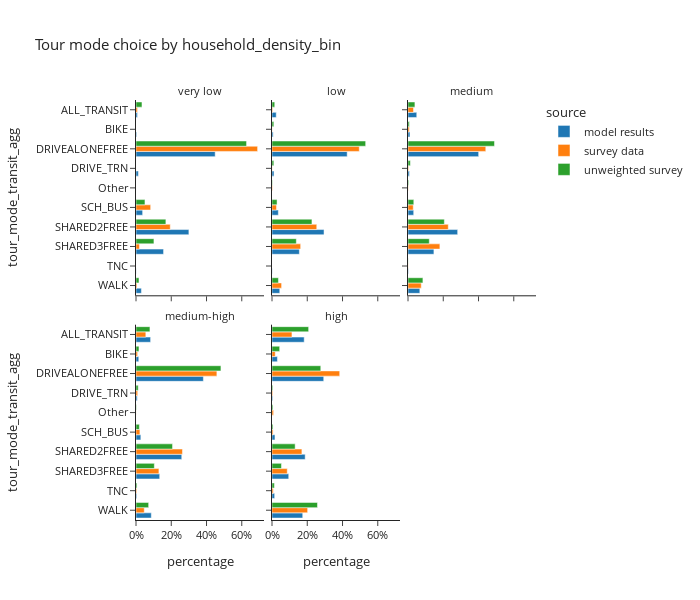
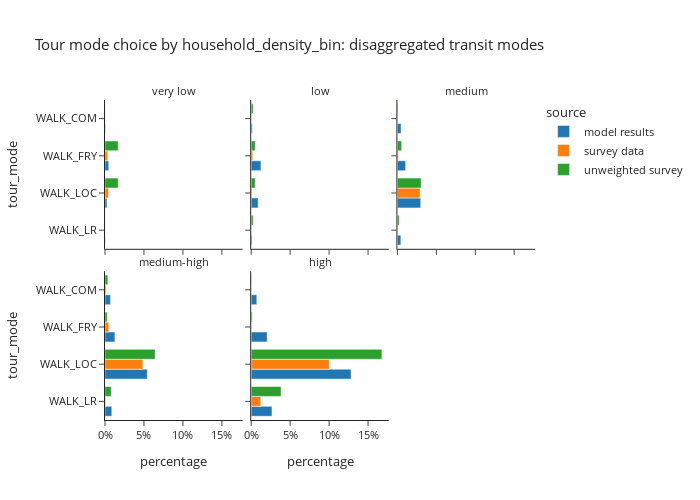

The cell these charts' notebook holds for them, in order:
### Code cell
plot_mode_choice(tour_mode_data,'household_density_bin',3,600)
plot_mode_choice_transit(tour_mode_data,'household_density_bin',3,500)

### Figure 1 — Plotly figure (JSON) as saved in the notebook; plotly's stock layout.template omitted (floating-point values rounded to 4 significant figures)
{"data": [{"alignmentgroup": "True", "hovertemplate": "source=model results<br>household_density_bin=very low<br>percentage=%{x}<br>tour_mode_transit_agg=%{y}<extra></extra>", "legendgroup": "model results", "marker": {"color": "#1F77B4", "pattern": {"shape": ""}}, "name": "model results", "offsetgroup": "model results", "orientation": "h", "showlegend": true, "textposition": "auto", "type": "bar", "x": [0.008206, 0.003947, 0.4491, 0.01351, 0.0, 0.03758, 0.3, 0.1563, 0.0007421, 0.03061], "xaxis": "x4", "y": ["ALL_TRANSIT", "BIKE", "DRIVEALONEFREE", "DRIVE_TRN", "Other", "SCH_BUS", "SHARED2FREE", "SHARED3FREE", "TNC", "WALK"], "yaxis": "y4"}, {"alignmentgroup": "True", "hovertemplate": "source=model results<br>household_density_bin=low<br>percentage=%{x}<br>tour_mode_transit_agg=%{y}<extra></extra>", "legendgroup": "model results", "marker": {"color": "#1F77B4", "pattern": {"shape": ""}}, "name": "model results", "offsetgroup": "model results", "orientation": "h", "showlegend": false, "textposition": "auto", "type": "bar", "x": [0.02402, 0.006604, 0.4264, 0.01143, 0.0, 0.03592, 0.2951, 0.1552, 0.001261, 0.04401], "xaxis": "x5", "y": ["ALL_TRANSIT", "BIKE", "DRIVEALONEFREE", "DRIVE_TRN", "Other", "SCH_BUS", "SHARED2FREE", "SHARED3FREE", "TNC", "WALK"], "yaxis": "y5"}, {"alignmentgroup": "True", "hovertemplate": "source=model results<br>household_density_bin=medium<br>percentage=%{x}<br>tour_mode_transit_agg=%{y}<extra></extra>", "legendgroup": "model results", "marker": {"color": "#1F77B4", "pattern": {"shape": ""}}, "name": "model results", "offsetgroup": "model results", "orientation": "h", "showlegend": false, "textposition": "auto", "type": "bar", "x": [0.04963, 0.01112, 0.4008, 0.008101, 0.0, 0.03231, 0.2817, 0.147, 0.002347, 0.06711], "xaxis": "x6", "y": ["ALL_TRANSIT", "BIKE", "DRIVEALONEFREE", "DRIVE_TRN", "Other", "SCH_BUS", "SHARED2FREE", "SHARED3FREE", "TNC", "WALK"], "yaxis": "y6"}, {"alignmentgroup": "True", "hovertemplate": "source=model results<br>household_density_bin=medium-high<br>percentage=%{x}<br>tour_mode_transit_agg=%{y}<extra></extra>", "legendgroup": "model results", "marker": {"color": "#1F77B4", "pattern": {"shape": ""}}, "name": "model results", "offsetgroup": "model results", "orientation": "h", "showlegend": false, "textposition": "auto", "type": "bar", "x": [0.08281, 0.01574, 0.3822, 0.006922, 0.0, 0.02742, 0.2595, 0.1344, 0.004221, 0.08681], "xaxis": "x", "y": ["ALL_TRANSIT", "BIKE", "DRIVEALONEFREE", "DRIVE_TRN", "Other", "SCH_BUS", "SHARED2FREE", "SHARED3FREE", "TNC", "WALK"], "yaxis": "y"}, {"alignmentgroup": "True", "hovertemplate": "source=model results<br>household_density_bin=high<br>percentage=%{x}<br>tour_mode_transit_agg=%{y}<extra></extra>", "legendgroup": "model results", "marker": {"color": "#1F77B4", "pattern": {"shape": ""}}, "name": "model results", "offsetgroup": "model results", "orientation": "h", "showlegend": false, "textposition": "auto", "type": "bar", "x": [0.1826, 0.03065, 0.2934, 0.004114, 0.0, 0.01688, 0.1881, 0.09485, 0.01504, 0.1743], "xaxis": "x2", "y": ["ALL_TRANSIT", "BIKE", "DRIVEALONEFREE", "DRIVE_TRN", "Other", "SCH_BUS", "SHARED2FREE", "SHARED3FREE", "TNC", "WALK"], "yaxis": "y2"}, {"alignmentgroup": "True", "hovertemplate": "source=survey data<br>household_density_bin=very low<br>percentage=%{x}<br>tour_mode_transit_agg=%{y}<extra></extra>", "legendgroup": "survey data", "marker": {"color": "#FF7F0E", "pattern": {"shape": ""}}, "name": "survey data", "offsetgroup": "survey data", "orientation": "h", "showlegend": true, "textposition": "auto", "type": "bar", "x": [0.008246, 0.0, 0.6897, 0.0, 0.0, 0.08317, 0.1942, 0.01955, 0.0, 0.005103], "xaxis": "x4", "y": ["ALL_TRANSIT", "BIKE", "DRIVEALONEFREE", "DRIVE_TRN", "Other", "SCH_BUS", "SHARED2FREE", "SHARED3FREE", "TNC", "WALK"], "yaxis": "y4"}, {"alignmentgroup": "True", "hovertemplate": "source=survey data<br>household_density_bin=low<br>percentage=%{x}<br>tour_mode_transit_agg=%{y}<extra></extra>", "legendgroup": "survey data", "marker": {"color": "#FF7F0E", "pattern": {"shape": ""}}, "name": "survey data", "offsetgroup": "survey data", "orientation": "h", "showlegend": false, "textposition": "auto", "type": "bar", "x": [0.003793, 0.0008839, 0.495, 0.0009694, 0.002982, 0.02552, 0.2539, 0.1625, 0.0, 0.05446], "xaxis": "x5", "y": ["ALL_TRANSIT", "BIKE", "DRIVEALONEFREE", "DRIVE_TRN", "Other", "SCH_BUS", "SHARED2FREE", "SHARED3FREE", "TNC", "WALK"], "yaxis": "y5"}, {"alignmentgroup": "True", "hovertemplate": "source=survey data<br>household_density_bin=medium<br>percentage=%{x}<br>tour_mode_transit_agg=%{y}<extra></extra>", "legendgroup": "survey data", "marker": {"color": "#FF7F0E", "pattern": {"shape": ""}}, "name": "survey data", "offsetgroup": "survey data", "orientation": "h", "showlegend": false, "textposition": "auto", "type": "bar", "x": [0.03106, 0.007623, 0.4412, 0.003531, 0.001464, 0.02971, 0.2285, 0.1809, 0.0009514, 0.07519], "xaxis": "x6", "y": ["ALL_TRANSIT", "BIKE", "DRIVEALONEFREE", "DRIVE_TRN", "Other", "SCH_BUS", "SHARED2FREE", "SHARED3FREE", "TNC", "WALK"], "yaxis": "y6"}, {"alignmentgroup": "True", "hovertemplate": "source=survey data<br>household_density_bin=medium-high<br>percentage=%{x}<br>tour_mode_transit_agg=%{y}<extra></extra>", "legendgroup": "survey data", "marker": {"color": "#FF7F0E", "pattern": {"shape": ""}}, "name": "survey data", "offsetgroup": "survey data", "orientation": "h", "showlegend": false, "textposition": "auto", "type": "bar", "x": [0.05575, 0.009021, 0.4588, 0.00954, 0.0004731, 0.02202, 0.2636, 0.1299, 0.004069, 0.04688], "xaxis": "x", "y": ["ALL_TRANSIT", "BIKE", "DRIVEALONEFREE", "DRIVE_TRN", "Other", "SCH_BUS", "SHARED2FREE", "SHARED3FREE", "TNC", "WALK"], "yaxis": "y"}, {"alignmentgroup": "True", "hovertemplate": "source=survey data<br>household_density_bin=high<br>percentage=%{x}<br>tour_mode_transit_agg=%{y}<extra></extra>", "legendgroup": "survey data", "marker": {"color": "#FF7F0E", "pattern": {"shape": ""}}, "name": "survey data", "offsetgroup": "survey data", "orientation": "h", "showlegend": false, "textposition": "auto", "type": "bar", "x": [0.1132, 0.01826, 0.3841, 0.004043, 0.009084, 0.006087, 0.1696, 0.08647, 0.007074, 0.2022], "xaxis": "x2", "y": ["ALL_TRANSIT", "BIKE", "DRIVEALONEFREE", "DRIVE_TRN", "Other", "SCH_BUS", "SHARED2FREE", "SHARED3FREE", "TNC", "WALK"], "yaxis": "y2"}, {"alignmentgroup": "True", "hovertemplate": "source=unweighted survey<br>household_density_bin=very low<br>percentage=%{x}<br>tour_mode_transit_agg=%{y}<extra></extra>", "legendgroup": "unweighted survey", "marker": {"color": "#2CA02C", "pattern": {"shape": ""}}, "name": "unweighted survey", "offsetgroup": "unweighted survey", "orientation": "h", "showlegend": true, "textposition": "auto", "type": "bar", "x": [0.0339, 0.0, 0.6271, 0.0, 0.0, 0.05085, 0.1695, 0.1017, 0.0, 0.01695], "xaxis": "x4", "y": ["ALL_TRANSIT", "BIKE", "DRIVEALONEFREE", "DRIVE_TRN", "Other", "SCH_BUS", "SHARED2FREE", "SHARED3FREE", "TNC", "WALK"], "yaxis": "y4"}, {"alignmentgroup": "True", "hovertemplate": "source=unweighted survey<br>household_density_bin=low<br>percentage=%{x}<br>tour_mode_transit_agg=%{y}<extra></extra>", "legendgroup": "unweighted survey", "marker": {"color": "#2CA02C", "pattern": {"shape": ""}}, "name": "unweighted survey", "offsetgroup": "unweighted survey", "orientation": "h", "showlegend": false, "textposition": "auto", "type": "bar", "x": [0.01562, 0.01042, 0.5312, 0.01042, 0.002604, 0.02865, 0.2266, 0.138, 0.0, 0.03646], "xaxis": "x5", "y": ["ALL_TRANSIT", "BIKE", "DRIVEALONEFREE", "DRIVE_TRN", "Other", "SCH_BUS", "SHARED2FREE", "SHARED3FREE", "TNC", "WALK"], "yaxis": "y5"}, {"alignmentgroup": "True", "hovertemplate": "source=unweighted survey<br>household_density_bin=medium<br>percentage=%{x}<br>tour_mode_transit_agg=%{y}<extra></extra>", "legendgroup": "unweighted survey", "marker": {"color": "#2CA02C", "pattern": {"shape": ""}}, "name": "unweighted survey", "offsetgroup": "unweighted survey", "orientation": "h", "showlegend": false, "textposition": "auto", "type": "bar", "x": [0.03918, 0.007837, 0.4906, 0.01332, 0.003918, 0.03292, 0.2061, 0.1207, 0.0007837, 0.08464], "xaxis": "x6", "y": ["ALL_TRANSIT", "BIKE", "DRIVEALONEFREE", "DRIVE_TRN", "Other", "SCH_BUS", "SHARED2FREE", "SHARED3FREE", "TNC", "WALK"], "yaxis": "y6"}, {"alignmentgroup": "True", "hovertemplate": "source=unweighted survey<br>household_density_bin=medium-high<br>percentage=%{x}<br>tour_mode_transit_agg=%{y}<extra></extra>", "legendgroup": "unweighted survey", "marker": {"color": "#2CA02C", "pattern": {"shape": ""}}, "name": "unweighted survey", "offsetgroup": "unweighted survey", "orientation": "h", "showlegend": false, "textposition": "auto", "type": "bar", "x": [0.07906, 0.01684, 0.4817, 0.01245, 0.002196, 0.01903, 0.2072, 0.104, 0.005857, 0.07174], "xaxis": "x", "y": ["ALL_TRANSIT", "BIKE", "DRIVEALONEFREE", "DRIVE_TRN", "Other", "SCH_BUS", "SHARED2FREE", "SHARED3FREE", "TNC", "WALK"], "yaxis": "y"}, {"alignmentgroup": "True", "hovertemplate": "source=unweighted survey<br>household_density_bin=high<br>percentage=%{x}<br>tour_mode_transit_agg=%{y}<extra></extra>", "legendgroup": "unweighted survey", "marker": {"color": "#2CA02C", "pattern": {"shape": ""}}, "name": "unweighted survey", "offsetgroup": "unweighted survey", "orientation": "h", "showlegend": false, "textposition": "auto", "type": "bar", "x": [0.2078, 0.04348, 0.2766, 0.004577, 0.005436, 0.005722, 0.1313, 0.05364, 0.01345, 0.2579], "xaxis": "x2", "y": ["ALL_TRANSIT", "BIKE", "DRIVEALONEFREE", "DRIVE_TRN", "Other", "SCH_BUS", "SHARED2FREE", "SHARED3FREE", "TNC", "WALK"], "yaxis": "y2"}], "layout": {"annotations": [{"font": {}, "showarrow": false, "text": "medium-high", "x": 0.16, "xanchor": "center", "xref": "paper", "y": 0.465, "yanchor": "bottom", "yref": "paper"}, {"font": {}, "showarrow": false, "text": "high", "x": 0.5, "xanchor": "center", "xref": "paper", "y": 0.465, "yanchor": "bottom", "yref": "paper"}, {"font": {}, "showarrow": false, "text": "very low", "x": 0.16, "xanchor": "center", "xref": "paper", "y": 1.0, "yanchor": "bottom", "yref": "paper"}, {"font": {}, "showarrow": false, "text": "low", "x": 0.5, "xanchor": "center", "xref": "paper", "y": 1.0, "yanchor": "bottom", "yref": "paper"}, {"font": {}, "showarrow": false, "text": "medium", "x": 0.84, "xanchor": "center", "xref": "paper", "y": 1.0, "yanchor": "bottom", "yref": "paper"}], "barmode": "group", "font": {"size": 11}, "height": 600, "legend": {"title": {"text": "source"}, "tracegroupgap": 0}, "title": {"text": "Tour mode choice by household_density_bin"}, "width": 700, "xaxis": {"anchor": "y", "domain": [0.0, 0.32], "tickformat": ".0%", "title": {"text": "percentage"}}, "xaxis2": {"anchor": "y2", "domain": [0.34, 0.66], "matches": "x", "tickformat": ".0%", "title": {"text": "percentage"}}, "xaxis3": {"anchor": "y3", "domain": [0.68, 1.0], "matches": "x", "title": {"text": "percentage"}}, "xaxis4": {"anchor": "y4", "domain": [0.0, 0.32], "matches": "x", "showticklabels": false}, "xaxis5": {"anchor": "y5", "domain": [0.34, 0.66], "matches": "x", "showticklabels": false}, "xaxis6": {"anchor": "y6", "domain": [0.68, 1.0], "matches": "x", "showticklabels": false}, "yaxis": {"anchor": "x", "categoryarray": ["WALK", "TNC", "SHARED3FREE", "SHARED2FREE", "SCH_BUS", "Other", "DRIVE_TRN", "DRIVEALONEFREE", "BIKE", "ALL_TRANSIT"], "categoryorder": "array", "domain": [0.0, 0.465], "title": {"text": "tour_mode_transit_agg"}}, "yaxis2": {"anchor": "x2", "domain": [0.0, 0.465], "matches": "y", "showticklabels": false}, "yaxis3": {"anchor": "x3", "domain": [0.0, 0.465], "matches": "y", "showticklabels": false}, "yaxis4": {"anchor": "x4", "categoryarray": ["WALK", "TNC", "SHARED3FREE", "SHARED2FREE", "SCH_BUS", "Other", "DRIVE_TRN", "DRIVEALONEFREE", "BIKE", "ALL_TRANSIT"], "categoryorder": "array", "domain": [0.535, 1.0], "matches": "y", "title": {"text": "tour_mode_transit_agg"}}, "yaxis5": {"anchor": "x5", "domain": [0.535, 1.0], "matches": "y", "showticklabels": false}, "yaxis6": {"anchor": "x6", "domain": [0.535, 1.0], "matches": "y", "showticklabels": false}}}

### Figure 2 — Plotly figure (JSON) as saved in the notebook; plotly's stock layout.template omitted (floating-point values rounded to 4 significant figures)
{"data": [{"alignmentgroup": "True", "hovertemplate": "source=model results<br>household_density_bin=very low<br>percentage=%{x}<br>tour_mode=%{y}<extra></extra>", "legendgroup": "model results", "marker": {"color": "#1F77B4", "pattern": {"shape": ""}}, "name": "model results", "offsetgroup": "model results", "orientation": "h", "showlegend": true, "textposition": "auto", "type": "bar", "x": [0.000527, 0.004824, 0.002565, 0.0002904], "xaxis": "x4", "y": ["WALK_COM", "WALK_FRY", "WALK_LOC", "WALK_LR"], "yaxis": "y4"}, {"alignmentgroup": "True", "hovertemplate": "source=model results<br>household_density_bin=low<br>percentage=%{x}<br>tour_mode=%{y}<extra></extra>", "legendgroup": "model results", "marker": {"color": "#1F77B4", "pattern": {"shape": ""}}, "name": "model results", "offsetgroup": "model results", "orientation": "h", "showlegend": false, "textposition": "auto", "type": "bar", "x": [0.001454, 0.01251, 0.008889, 0.001159], "xaxis": "x5", "y": ["WALK_COM", "WALK_FRY", "WALK_LOC", "WALK_LR"], "yaxis": "y5"}, {"alignmentgroup": "True", "hovertemplate": "source=model results<br>household_density_bin=medium<br>percentage=%{x}<br>tour_mode=%{y}<extra></extra>", "legendgroup": "model results", "marker": {"color": "#1F77B4", "pattern": {"shape": ""}}, "name": "model results", "offsetgroup": "model results", "orientation": "h", "showlegend": false, "textposition": "auto", "type": "bar", "x": [0.004681, 0.01056, 0.02993, 0.004462], "xaxis": "x6", "y": ["WALK_COM", "WALK_FRY", "WALK_LOC", "WALK_LR"], "yaxis": "y6"}, {"alignmentgroup": "True", "hovertemplate": "source=model results<br>household_density_bin=medium-high<br>percentage=%{x}<br>tour_mode=%{y}<extra></extra>", "legendgroup": "model results", "marker": {"color": "#1F77B4", "pattern": {"shape": ""}}, "name": "model results", "offsetgroup": "model results", "orientation": "h", "showlegend": false, "textposition": "auto", "type": "bar", "x": [0.006992, 0.01275, 0.05435, 0.008714], "xaxis": "x", "y": ["WALK_COM", "WALK_FRY", "WALK_LOC", "WALK_LR"], "yaxis": "y"}, {"alignmentgroup": "True", "hovertemplate": "source=model results<br>household_density_bin=high<br>percentage=%{x}<br>tour_mode=%{y}<extra></extra>", "legendgroup": "model results", "marker": {"color": "#1F77B4", "pattern": {"shape": ""}}, "name": "model results", "offsetgroup": "model results", "orientation": "h", "showlegend": false, "textposition": "auto", "type": "bar", "x": [0.007211, 0.02054, 0.1282, 0.02665], "xaxis": "x2", "y": ["WALK_COM", "WALK_FRY", "WALK_LOC", "WALK_LR"], "yaxis": "y2"}, {"alignmentgroup": "True", "hovertemplate": "source=survey data<br>household_density_bin=very low<br>percentage=%{x}<br>tour_mode=%{y}<extra></extra>", "legendgroup": "survey data", "marker": {"color": "#FF7F0E", "pattern": {"shape": ""}}, "name": "survey data", "offsetgroup": "survey data", "orientation": "h", "showlegend": true, "textposition": "auto", "type": "bar", "x": [0.0, 0.003643, 0.004603, 0.0], "xaxis": "x4", "y": ["WALK_COM", "WALK_FRY", "WALK_LOC", "WALK_LR"], "yaxis": "y4"}, {"alignmentgroup": "True", "hovertemplate": "source=survey data<br>household_density_bin=low<br>percentage=%{x}<br>tour_mode=%{y}<extra></extra>", "legendgroup": "survey data", "marker": {"color": "#FF7F0E", "pattern": {"shape": ""}}, "name": "survey data", "offsetgroup": "survey data", "orientation": "h", "showlegend": false, "textposition": "auto", "type": "bar", "x": [0.0002758, 0.002086, 0.001096, 0.0003356], "xaxis": "x5", "y": ["WALK_COM", "WALK_FRY", "WALK_LOC", "WALK_LR"], "yaxis": "y5"}, {"alignmentgroup": "True", "hovertemplate": "source=survey data<br>household_density_bin=medium<br>percentage=%{x}<br>tour_mode=%{y}<extra></extra>", "legendgroup": "survey data", "marker": {"color": "#FF7F0E", "pattern": {"shape": ""}}, "name": "survey data", "offsetgroup": "survey data", "orientation": "h", "showlegend": false, "textposition": "auto", "type": "bar", "x": [5.356e-05, 0.00144, 0.02908, 0.0004865], "xaxis": "x6", "y": ["WALK_COM", "WALK_FRY", "WALK_LOC", "WALK_LR"], "yaxis": "y6"}, {"alignmentgroup": "True", "hovertemplate": "source=survey data<br>household_density_bin=medium-high<br>percentage=%{x}<br>tour_mode=%{y}<extra></extra>", "legendgroup": "survey data", "marker": {"color": "#FF7F0E", "pattern": {"shape": ""}}, "name": "survey data", "offsetgroup": "survey data", "orientation": "h", "showlegend": false, "textposition": "auto", "type": "bar", "x": [0.001413, 0.00486, 0.04858, 0.0008928], "xaxis": "x", "y": ["WALK_COM", "WALK_FRY", "WALK_LOC", "WALK_LR"], "yaxis": "y"}, {"alignmentgroup": "True", "hovertemplate": "source=survey data<br>household_density_bin=high<br>percentage=%{x}<br>tour_mode=%{y}<extra></extra>", "legendgroup": "survey data", "marker": {"color": "#FF7F0E", "pattern": {"shape": ""}}, "name": "survey data", "offsetgroup": "survey data", "orientation": "h", "showlegend": false, "textposition": "auto", "type": "bar", "x": [0.0001123, 0.0004833, 0.1003, 0.01235], "xaxis": "x2", "y": ["WALK_COM", "WALK_FRY", "WALK_LOC", "WALK_LR"], "yaxis": "y2"}, {"alignmentgroup": "True", "hovertemplate": "source=unweighted survey<br>household_density_bin=very low<br>percentage=%{x}<br>tour_mode=%{y}<extra></extra>", "legendgroup": "unweighted survey", "marker": {"color": "#2CA02C", "pattern": {"shape": ""}}, "name": "unweighted survey", "offsetgroup": "unweighted survey", "orientation": "h", "showlegend": true, "textposition": "auto", "type": "bar", "x": [0.0, 0.01695, 0.01695, 0.0], "xaxis": "x4", "y": ["WALK_COM", "WALK_FRY", "WALK_LOC", "WALK_LR"], "yaxis": "y4"}, {"alignmentgroup": "True", "hovertemplate": "source=unweighted survey<br>household_density_bin=low<br>percentage=%{x}<br>tour_mode=%{y}<extra></extra>", "legendgroup": "unweighted survey", "marker": {"color": "#2CA02C", "pattern": {"shape": ""}}, "name": "unweighted survey", "offsetgroup": "unweighted survey", "orientation": "h", "showlegend": false, "textposition": "auto", "type": "bar", "x": [0.002604, 0.005208, 0.005208, 0.002604], "xaxis": "x5", "y": ["WALK_COM", "WALK_FRY", "WALK_LOC", "WALK_LR"], "yaxis": "y5"}, {"alignmentgroup": "True", "hovertemplate": "source=unweighted survey<br>household_density_bin=medium<br>percentage=%{x}<br>tour_mode=%{y}<extra></extra>", "legendgroup": "unweighted survey", "marker": {"color": "#2CA02C", "pattern": {"shape": ""}}, "name": "unweighted survey", "offsetgroup": "unweighted survey", "orientation": "h", "showlegend": false, "textposition": "auto", "type": "bar", "x": [0.0007837, 0.005486, 0.03056, 0.002351], "xaxis": "x6", "y": ["WALK_COM", "WALK_FRY", "WALK_LOC", "WALK_LR"], "yaxis": "y6"}, {"alignmentgroup": "True", "hovertemplate": "source=unweighted survey<br>household_density_bin=medium-high<br>percentage=%{x}<br>tour_mode=%{y}<extra></extra>", "legendgroup": "unweighted survey", "marker": {"color": "#2CA02C", "pattern": {"shape": ""}}, "name": "unweighted survey", "offsetgroup": "unweighted survey", "orientation": "h", "showlegend": false, "textposition": "auto", "type": "bar", "x": [0.00366, 0.002928, 0.06442, 0.008053], "xaxis": "x", "y": ["WALK_COM", "WALK_FRY", "WALK_LOC", "WALK_LR"], "yaxis": "y"}, {"alignmentgroup": "True", "hovertemplate": "source=unweighted survey<br>household_density_bin=high<br>percentage=%{x}<br>tour_mode=%{y}<extra></extra>", "legendgroup": "unweighted survey", "marker": {"color": "#2CA02C", "pattern": {"shape": ""}}, "name": "unweighted survey", "offsetgroup": "unweighted survey", "orientation": "h", "showlegend": false, "textposition": "auto", "type": "bar", "x": [0.0004291, 0.001287, 0.1678, 0.03834], "xaxis": "x2", "y": ["WALK_COM", "WALK_FRY", "WALK_LOC", "WALK_LR"], "yaxis": "y2"}], "layout": {"annotations": [{"font": {}, "showarrow": false, "text": "medium-high", "x": 0.16, "xanchor": "center", "xref": "paper", "y": 0.465, "yanchor": "bottom", "yref": "paper"}, {"font": {}, "showarrow": false, "text": "high", "x": 0.5, "xanchor": "center", "xref": "paper", "y": 0.465, "yanchor": "bottom", "yref": "paper"}, {"font": {}, "showarrow": false, "text": "very low", "x": 0.16, "xanchor": "center", "xref": "paper", "y": 1.0, "yanchor": "bottom", "yref": "paper"}, {"font": {}, "showarrow": false, "text": "low", "x": 0.5, "xanchor": "center", "xref": "paper", "y": 1.0, "yanchor": "bottom", "yref": "paper"}, {"font": {}, "showarrow": false, "text": "medium", "x": 0.84, "xanchor": "center", "xref": "paper", "y": 1.0, "yanchor": "bottom", "yref": "paper"}], "barmode": "group", "font": {"size": 11}, "height": 500, "legend": {"title": {"text": "source"}, "tracegroupgap": 0}, "title": {"text": "Tour mode choice by household_density_bin: disaggregated transit modes"}, "width": 700, "xaxis": {"anchor": "y", "domain": [0.0, 0.32], "tickformat": ".0%", "title": {"text": "percentage"}}, "xaxis2": {"anchor": "y2", "domain": [0.34, 0.66], "matches": "x", "tickformat": ".0%", "title": {"text": "percentage"}}, "xaxis3": {"anchor": "y3", "domain": [0.68, 1.0], "matches": "x", "title": {"text": "percentage"}}, "xaxis4": {"anchor": "y4", "domain": [0.0, 0.32], "matches": "x", "showticklabels": false}, "xaxis5": {"anchor": "y5", "domain": [0.34, 0.66], "matches": "x", "showticklabels": false}, "xaxis6": {"anchor": "y6", "domain": [0.68, 1.0], "matches": "x", "showticklabels": false}, "yaxis": {"anchor": "x", "categoryarray": ["WALK_LR", "WALK_LOC", "WALK_FRY", "WALK_COM", "WALK", "TNC", "SHARED3FREE", "SHARED2FREE", "SCH_BUS", "Other", "DRIVE_TRN", "DRIVEALONEFREE", "BIKE"], "categoryorder": "array", "domain": [0.0, 0.465], "title": {"text": "tour_mode"}}, "yaxis2": {"anchor": "x2", "domain": [0.0, 0.465], "matches": "y", "showticklabels": false}, "yaxis3": {"anchor": "x3", "domain": [0.0, 0.465], "matches": "y", "showticklabels": false}, "yaxis4": {"anchor": "x4", "categoryarray": ["WALK_LR", "WALK_LOC", "WALK_FRY", "WALK_COM", "WALK", "TNC", "SHARED3FREE", "SHARED2FREE", "SCH_BUS", "Other", "DRIVE_TRN", "DRIVEALONEFREE", "BIKE"], "categoryorder": "array", "domain": [0.535, 1.0], "matches": "y", "title": {"text": "tour_mode"}}, "yaxis5": {"anchor": "x5", "domain": [0.535, 1.0], "matches": "y", "showticklabels": false}, "yaxis6": {"anchor": "x6", "domain": [0.535, 1.0], "matches": "y", "showticklabels": false}}}
